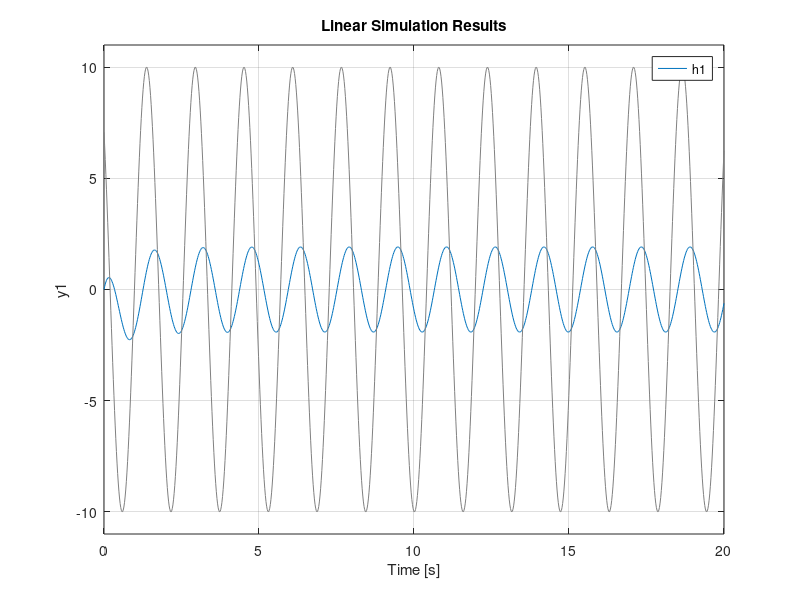

This chart was generated by the following MATLAB code:
clear all;
close all;

t = linspace(0, 20,1000);
u = 10*cos(4*t + (1/4)*pi);

figure;
h1 = tf([0 1 2], [1 5 4]);
lsim(h1,u,t)
